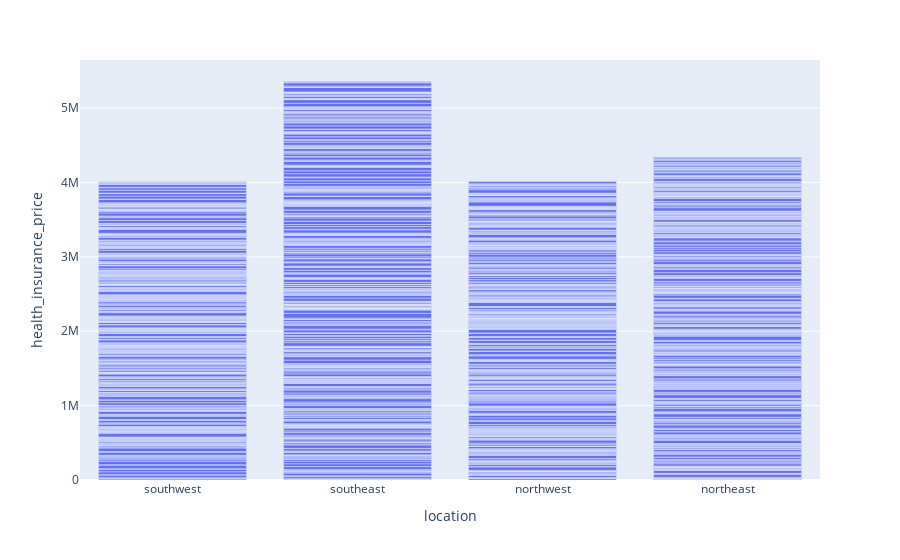

This figure's notebook cell:
### Code cell
f=px.bar(health1,x='location',y='health_insurance_price')
f.show()

### Figure 1 — Plotly figure (JSON) as saved in the notebook; plotly's stock layout.template omitted (floating-point values rounded to 4 significant figures; data arrays with more than 128 entries replaced by an {"elided": "..."} marker saying what was removed)
{"data": [{"alignmentgroup": "True", "hovertemplate": "location=%{x}<br>health_insurance_price=%{y}<extra></extra>", "legendgroup": "", "marker": {"color": "#636efa", "pattern": {"shape": ""}}, "name": "", "offsetgroup": "", "orientation": "v", "showlegend": false, "textposition": "auto", "type": "bar", "x": {"elided": "1336 str values"}, "xaxis": "x", "y": {"elided": "1336 float values"}, "yaxis": "y"}], "layout": {"barmode": "relative", "legend": {"tracegroupgap": 0}, "margin": {"t": 60}, "xaxis": {"anchor": "y", "domain": [0, 1], "title": {"text": "location"}}, "yaxis": {"anchor": "x", "domain": [0, 1], "title": {"text": "health_insurance_price"}}}}
